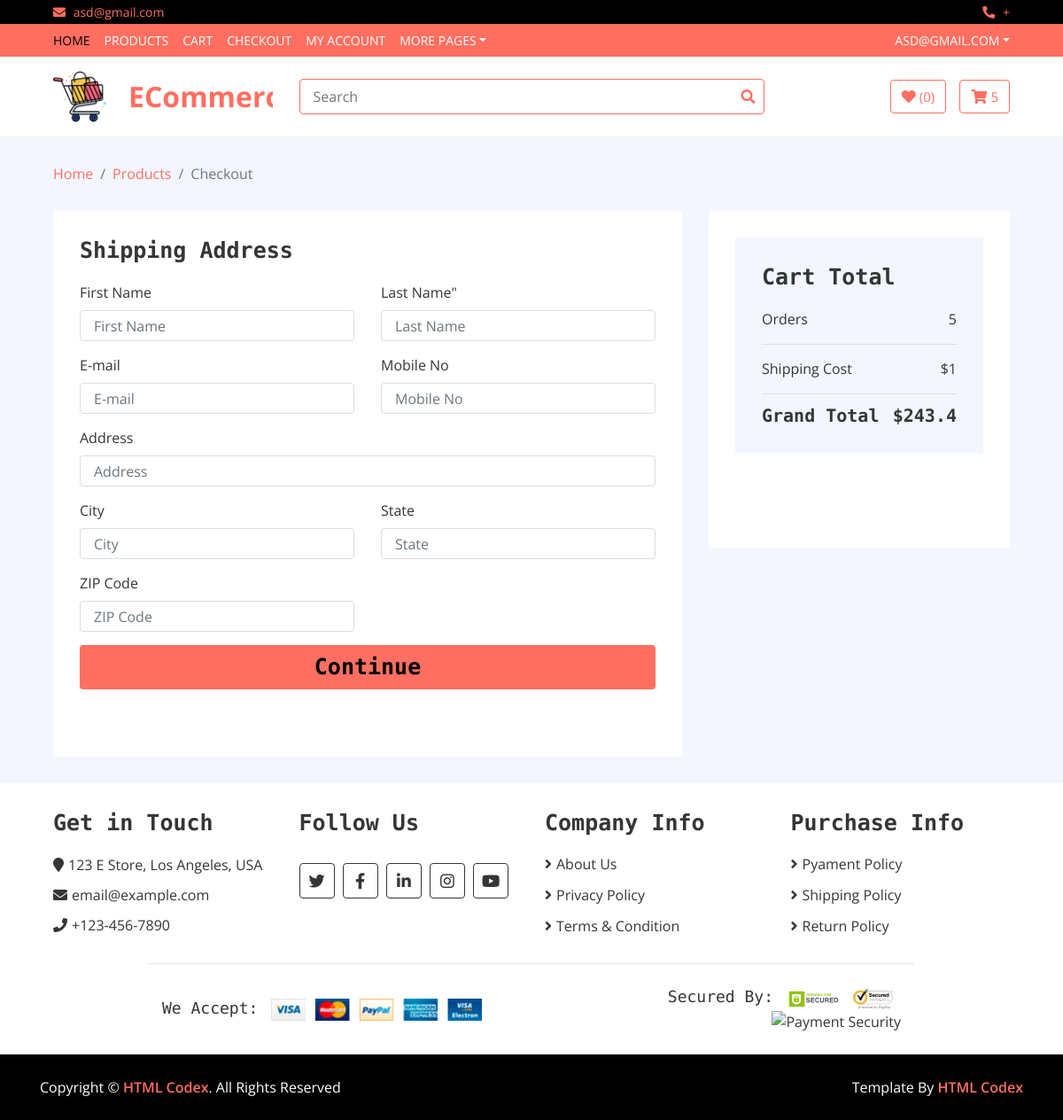
/checkout/ (signed in), run on an earlier commit of the app's database.
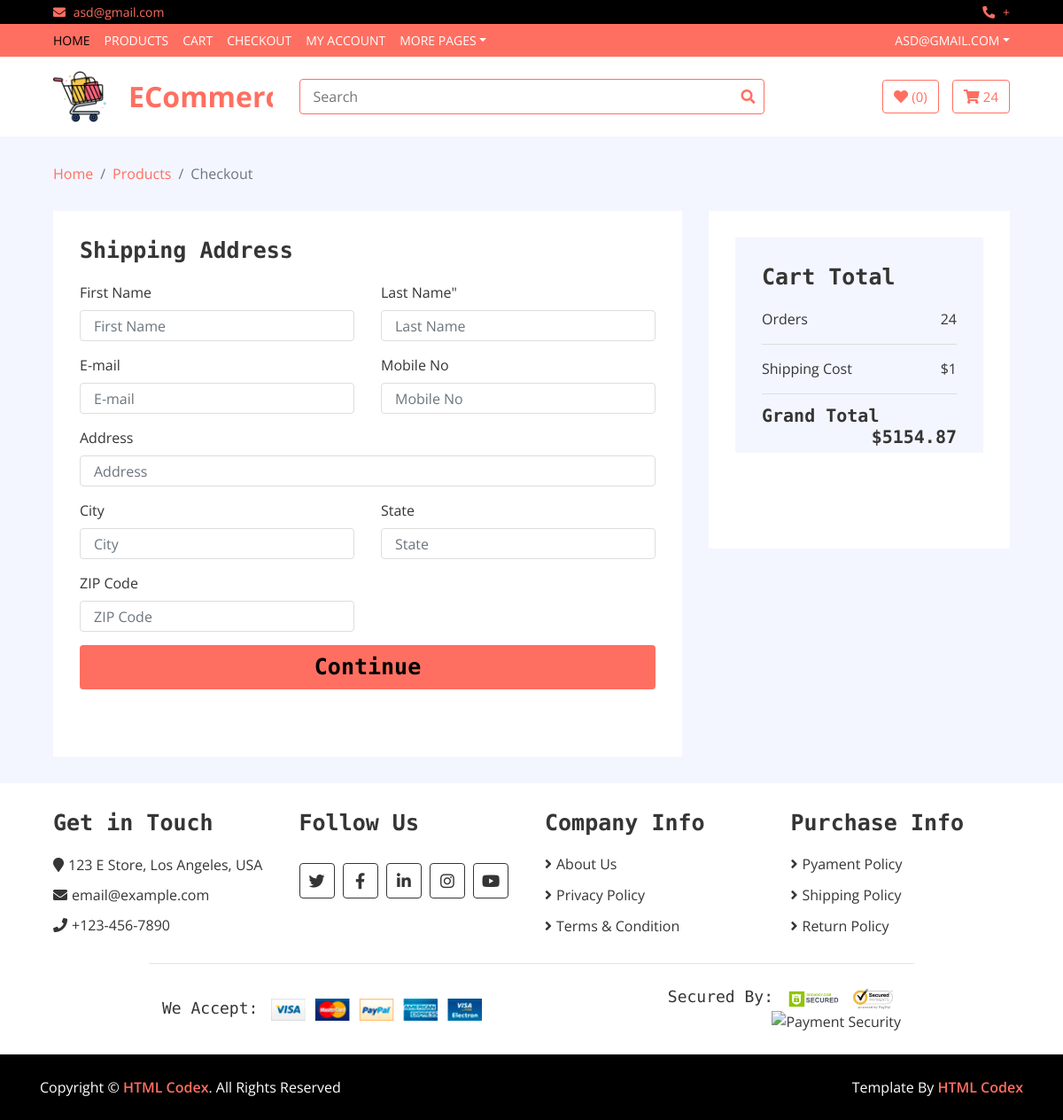
And on a later commit of the database.
### ecommerce_app/models.py (models this page shows, shortened)
class Order(models.Model):
    user = models.ForeignKey(User, on_delete=models.SET_NULL, blank=True,null=True)
    date_created = models.DateTimeField(auto_now_add=True)
    complete = models.BooleanField(default=False, null=True, blank=False)
    transaction_id = models.CharField(max_length=200,null=True,blank=True)
    @property
    def get_cart_total(self):
        orderitems = self.orderitem_set.all()
        total = sum([item.get_total for item in orderitems])
        return float(total)
    @property
    def get_cart_items(self):
        orderitems = self.orderitem_set.all()
        total = sum([item.quantity for item in orderitems])
        return total

class OrderItem(models.Model):
    product = models.ForeignKey(Product, on_delete=models.SET_NULL, blank=True , null=True)
    order = models.ForeignKey(Order, on_delete=models.SET_NULL, blank=True, null=True)
    quantity = models.IntegerField(default=0, null=True, blank=True)
    date_created = models.DateTimeField(auto_now_add=True)
    @property
    def get_total(self):
        total = self.product.price * self.quantity
        return total

class Product(models.Model):
    name = models.CharField(max_length=80)
    category = models.ForeignKey(Category, on_delete=models.CASCADE)
    description = models.TextField(blank=True, null=None)
    price = models.DecimalField(max_digits=7, decimal_places=2)
    stock = models.BooleanField(default=True)
    quantity = models.PositiveIntegerField(default=0)
    image = models.ImageField(upload_to=f"image/pro_", blank=True )
    created_at=models.DateTimeField(auto_now_add=True )
    prand =models.ForeignKey(Prand , on_delete=models.CASCADE)

### ecommerce_app/views.py (the view)
# urls.py: path("checkout/", checkout, name="checkout"),
@login_required(login_url = '/login')
def checkout(request):
    if request.user.is_authenticated:
        user =request.user.id
        order, created = Order.objects.get_or_create(user=user, complete=False)
        cartItems = order.get_cart_items
    else:
        order = {"get_cart_items":0, "get_cart_total":0}
    context = {
        "order": order,
        "cartItems":cartItems
    }
    return render(request, "checkout.html", context)

### ecommerce_app/templates/checkout.html (shortened to what this page needs)
{% extends 'base.html' %} {% load static %} {% block body %}
<div class="breadcrumb-wrap">
    <div class="container-fluid">
        <ul class="breadcrumb">
            <li class="breadcrumb-item"><a href="#">Home</a></li>
            <li class="breadcrumb-item"><a href="#">Products</a></li>
            <li class="breadcrumb-item active">Checkout</li>
        </ul>
    </div>
</div>
<div class="checkout">
    <div class="container-fluid">
        <div class="row">
            <div class="col-lg-8">
                <div class="checkout-inner">
                    <div class="billing-address" id="billing-address">
                        <h2>Shipping Address</h2>
                        <div class="row">
                            <div class="col-md-6">
                                <label>First Name</label>
                                <input class="form-control" type="text" placeholder="First Name" name="first_name" id="first_name" required />
                            </div>
                            <div class="col-md-6">
                                <label>Last Name"</label>
                                <input class="form-control" type="text" placeholder="Last Name" name="last_name" id="last_name" required />
                            </div>
                            <div class="col-md-6">
                                <label>E-mail</label>
                                <input class="form-control" type="text" placeholder="E-mail" name="email" pattern=".+@gmail\.com|.+@hotmail\.com" id="email" required />
                            </div>
                            <div class="col-md-6">
                                <label>Mobile No</label>
                                <input class="form-control" type="text" placeholder="Mobile No" name="phone" id="phone" required />
                            </div>
                            <div class="col-md-12">
                                <label>Address</label>
                                <input class="form-control" type="text" placeholder="Address" name="address" id="address" required />
                            </div>
                            <div class="col-md-6">
                                <label>City</label>
                                <input class="form-control" type="text" placeholder="City" name="city" id="city" required />
                            </div>
                            <div class="col-md-6">
                                <label>State</label>
                                <input class="form-control" type="text" placeholder="State" name="state" id="state" required />
                            </div>
                            <div class="col-md-6 ">
                                <label>ZIP Code</label>
                                <input class="form-control" type="text" placeholder="ZIP Code" name="zipcode" id="zipcode" required />
                            </div>
                        </div>
                        <div class="checkout-btn">
                            <button class="btn btn-md w-100" id="btn-billing-address">
              Continue
              </button>
                        </div>
                    </div>
                </div>
            </div>
            <div class="col-lg-4">
                <div class="checkout-inner">
                    <div class="checkout-summary">
                        <h1>Cart Total</h1>
                        <p>Orders<span>{{order.get_cart_items}}</span></p>
                        <p class="ship-cost">Shipping Cost<span>$1</span></p>
                        <h2>Grand Total<span>${{order.get_cart_total}}</span></h2>
                    </div>
                    <div class="checkout-btn">
          </div>
        </div>
      </div>
    </div>
  </div>
</div>
{% endblock body %}

### ecommerce_app/templates/base.html (shortened to what the changed rows need)
{% load static %}
<!DOCTYPE html>
<html lang="en">
<head>
    <link href="https://stackpath.bootstrapcdn.com/bootstrap/4.4.1/css/bootstrap.min.css" rel="stylesheet">
    <link href="https://cdnjs.cloudflare.com/ajax/libs/font-awesome/5.10.0/css/all.min.css" rel="stylesheet">
    <link href="{%static 'lib/slick/slick.css'%}" rel="stylesheet">
    <link href="{%static 'lib/slick/slick-theme.css'%}" rel="stylesheet">
    <link href="{%static 'css/style.css'%}" rel="stylesheet"> {% block style %} {% endblock %}
    <link href="{%static 'css/style.css'%}" rel="stylesheet">
</head>
<body>
    <div class="bottom-bar">
        <div class="container-fluid">
            <div class="row align-items-center">
                <div class="col-md-3">
                    <div class="user">
                        <a href="{% url 'cart'%}" class="btn cart ">
                            <i class="fa fa-shopping-cart "></i>
                            <span> {{cartItems}} </span>
                        </a>
                    </div>
                </div>
            </div>
        </div>
    </div>
    {% block body%} {% endblock %}
    <div class="footer">
        <div class="container-fluid">
            <div class="row">
                <div class="col-lg-3 col-md-6">
                    <div class="footer-widget">
                        <h2>Get in Touch</h2>
                    </div>
                </div>
                <div class="col-lg-3 col-md-6">
                    <div class="footer-widget">
                        <h2>Follow Us</h2>
                    </div>
                </div>
                <div class="col-lg-3 col-md-6">
                    <div class="footer-widget">
                        <h2>Company Info</h2>
                    </div>
                </div>
                <div class="col-lg-3 col-md-6">
                    <div class="footer-widget">
                        <h2>Purchase Info</h2>
                    </div>
                </div>
            </div>
            <div class="row payment align-items-center">
                <div class="col-md-6">
                    <div class="payment-method">
                        <h2>We Accept:</h2>
                    </div>
                </div>
                <div class="col-md-6">
                    <div class="payment-security">
                        <h2>Secured By:</h2>
                    </div>
                </div>
            </div>
        </div>
    </div>
</body>
</html>

What changed in the data, as far as the page shows it:
changed through a linked row, Order: get_cart_items "5" → "24"; get_cart_total "243.4" → "5154.87"
Also different on the page:
{{ cartItems }}: "5" → "24"
